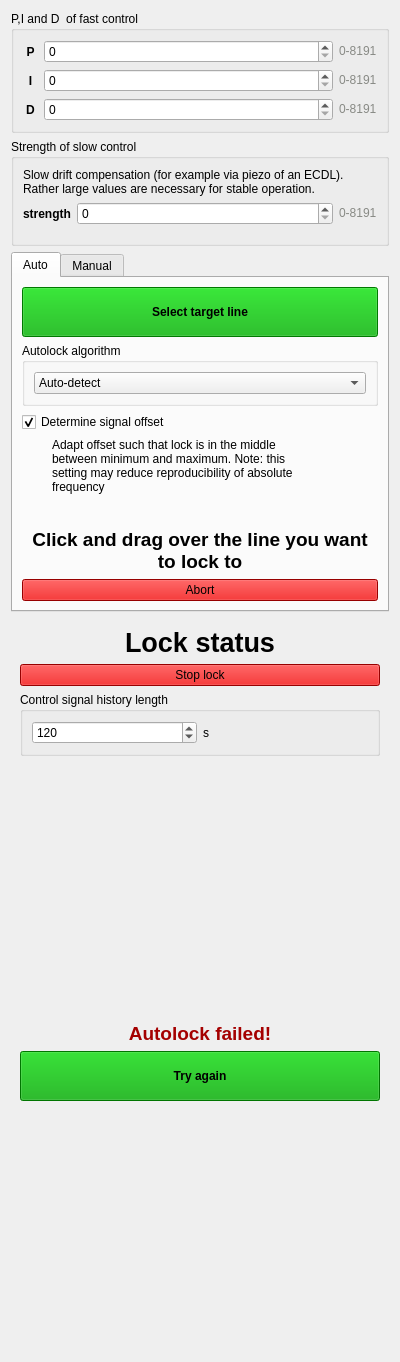
<?xml version="1.0" encoding="UTF-8"?>
<ui version="4.0">
 <class>Form</class>
 <widget class="QWidget" name="Form">
  <property name="geometry">
   <rect>
    <x>0</x>
    <y>0</y>
    <width>400</width>
    <height>1362</height>
   </rect>
  </property>
  <property name="sizePolicy">
   <sizepolicy hsizetype="Preferred" vsizetype="Preferred">
    <horstretch>0</horstretch>
    <verstretch>0</verstretch>
   </sizepolicy>
  </property>
  <property name="minimumSize">
   <size>
    <width>350</width>
    <height>0</height>
   </size>
  </property>
  <property name="windowTitle">
   <string>Form</string>
  </property>
  <layout class="QVBoxLayout" name="verticalLayout">
   <item>
    <widget class="QGroupBox" name="groupBox_5">
     <property name="sizePolicy">
      <sizepolicy hsizetype="Preferred" vsizetype="Fixed">
       <horstretch>0</horstretch>
       <verstretch>0</verstretch>
      </sizepolicy>
     </property>
     <property name="title">
      <string>P,I and D  of fast control</string>
     </property>
     <layout class="QVBoxLayout" name="verticalLayout_6">
      <item>
       <widget class="QWidget" name="widget_2" native="true">
        <layout class="QHBoxLayout" name="horizontalLayout_2">
         <property name="leftMargin">
          <number>0</number>
         </property>
         <property name="topMargin">
          <number>0</number>
         </property>
         <property name="rightMargin">
          <number>0</number>
         </property>
         <property name="bottomMargin">
          <number>0</number>
         </property>
         <item>
          <widget class="QLabel" name="label_5">
           <property name="enabled">
            <bool>true</bool>
           </property>
           <property name="sizePolicy">
            <sizepolicy hsizetype="Fixed" vsizetype="Preferred">
             <horstretch>0</horstretch>
             <verstretch>0</verstretch>
            </sizepolicy>
           </property>
           <property name="minimumSize">
            <size>
             <width>15</width>
             <height>0</height>
            </size>
           </property>
           <property name="font">
            <font>
             <weight>75</weight>
             <bold>true</bold>
            </font>
           </property>
           <property name="text">
            <string>P</string>
           </property>
           <property name="alignment">
            <set>Qt::AlignCenter</set>
           </property>
          </widget>
         </item>
         <item>
          <widget class="CustomSpinBox" name="kpSpinBox">
           <property name="keyboardTracking">
            <bool>false</bool>
           </property>
           <property name="minimum">
            <number>0</number>
           </property>
           <property name="maximum">
            <number>8191</number>
           </property>
           <property name="singleStep">
            <number>1</number>
           </property>
          </widget>
         </item>
         <item>
          <widget class="QLabel" name="label_7">
           <property name="sizePolicy">
            <sizepolicy hsizetype="Fixed" vsizetype="Preferred">
             <horstretch>0</horstretch>
             <verstretch>0</verstretch>
            </sizepolicy>
           </property>
           <property name="text">
            <string>&lt;html&gt;&lt;head/&gt;&lt;body&gt;&lt;p&gt;&lt;span style=&quot; color:#888a85;&quot;&gt;0-8191&lt;/span&gt;&lt;/p&gt;&lt;/body&gt;&lt;/html&gt;</string>
           </property>
           <property name="textFormat">
            <enum>Qt::RichText</enum>
           </property>
          </widget>
         </item>
        </layout>
       </widget>
      </item>
      <item>
       <widget class="QWidget" name="widget_3" native="true">
        <layout class="QHBoxLayout" name="horizontalLayout_3">
         <property name="leftMargin">
          <number>0</number>
         </property>
         <property name="topMargin">
          <number>0</number>
         </property>
         <property name="rightMargin">
          <number>0</number>
         </property>
         <property name="bottomMargin">
          <number>0</number>
         </property>
         <item>
          <widget class="QLabel" name="label_10">
           <property name="sizePolicy">
            <sizepolicy hsizetype="Fixed" vsizetype="Preferred">
             <horstretch>0</horstretch>
             <verstretch>0</verstretch>
            </sizepolicy>
           </property>
           <property name="minimumSize">
            <size>
             <width>15</width>
             <height>0</height>
            </size>
           </property>
           <property name="font">
            <font>
             <weight>75</weight>
             <bold>true</bold>
            </font>
           </property>
           <property name="text">
            <string>I</string>
           </property>
           <property name="alignment">
            <set>Qt::AlignCenter</set>
           </property>
          </widget>
         </item>
         <item>
          <widget class="CustomSpinBox" name="kiSpinBox">
           <property name="keyboardTracking">
            <bool>false</bool>
           </property>
           <property name="minimum">
            <number>0</number>
           </property>
           <property name="maximum">
            <number>8191</number>
           </property>
           <property name="singleStep">
            <number>1</number>
           </property>
          </widget>
         </item>
         <item>
          <widget class="QLabel" name="label_11">
           <property name="sizePolicy">
            <sizepolicy hsizetype="Fixed" vsizetype="Preferred">
             <horstretch>0</horstretch>
             <verstretch>0</verstretch>
            </sizepolicy>
           </property>
           <property name="text">
            <string>&lt;html&gt;&lt;head/&gt;&lt;body&gt;&lt;p&gt;&lt;span style=&quot; color:#888a85;&quot;&gt;0-8191&lt;/span&gt;&lt;/p&gt;&lt;/body&gt;&lt;/html&gt;</string>
           </property>
           <property name="textFormat">
            <enum>Qt::RichText</enum>
           </property>
          </widget>
         </item>
        </layout>
       </widget>
      </item>
      <item>
       <widget class="QWidget" name="widget_4" native="true">
        <layout class="QHBoxLayout" name="horizontalLayout_4">
         <property name="spacing">
          <number>6</number>
         </property>
         <property name="leftMargin">
          <number>0</number>
         </property>
         <property name="topMargin">
          <number>0</number>
         </property>
         <property name="rightMargin">
          <number>0</number>
         </property>
         <property name="bottomMargin">
          <number>0</number>
         </property>
         <item>
          <widget class="QLabel" name="label_12">
           <property name="sizePolicy">
            <sizepolicy hsizetype="Fixed" vsizetype="Preferred">
             <horstretch>0</horstretch>
             <verstretch>0</verstretch>
            </sizepolicy>
           </property>
           <property name="minimumSize">
            <size>
             <width>15</width>
             <height>0</height>
            </size>
           </property>
           <property name="font">
            <font>
             <weight>75</weight>
             <bold>true</bold>
            </font>
           </property>
           <property name="text">
            <string>D</string>
           </property>
           <property name="alignment">
            <set>Qt::AlignCenter</set>
           </property>
          </widget>
         </item>
         <item>
          <widget class="CustomSpinBox" name="kdSpinBox">
           <property name="sizePolicy">
            <sizepolicy hsizetype="Preferred" vsizetype="Fixed">
             <horstretch>0</horstretch>
             <verstretch>0</verstretch>
            </sizepolicy>
           </property>
           <property name="keyboardTracking">
            <bool>false</bool>
           </property>
           <property name="minimum">
            <number>0</number>
           </property>
           <property name="maximum">
            <number>8191</number>
           </property>
           <property name="singleStep">
            <number>1</number>
           </property>
          </widget>
         </item>
         <item>
          <widget class="QLabel" name="label_13">
           <property name="sizePolicy">
            <sizepolicy hsizetype="Fixed" vsizetype="Preferred">
             <horstretch>0</horstretch>
             <verstretch>0</verstretch>
            </sizepolicy>
           </property>
           <property name="text">
            <string>&lt;html&gt;&lt;head/&gt;&lt;body&gt;&lt;p&gt;&lt;span style=&quot; color:#888a85;&quot;&gt;0-8191&lt;/span&gt;&lt;/p&gt;&lt;/body&gt;&lt;/html&gt;</string>
           </property>
           <property name="textFormat">
            <enum>Qt::RichText</enum>
           </property>
          </widget>
         </item>
        </layout>
       </widget>
      </item>
     </layout>
    </widget>
   </item>
   <item>
    <widget class="QGroupBox" name="slow_pid_group">
     <property name="sizePolicy">
      <sizepolicy hsizetype="Preferred" vsizetype="Fixed">
       <horstretch>0</horstretch>
       <verstretch>0</verstretch>
      </sizepolicy>
     </property>
     <property name="title">
      <string>Strength of slow control</string>
     </property>
     <layout class="QVBoxLayout" name="verticalLayout_4">
      <item>
       <widget class="QLabel" name="label">
        <property name="sizePolicy">
         <sizepolicy hsizetype="Preferred" vsizetype="Fixed">
          <horstretch>0</horstretch>
          <verstretch>0</verstretch>
         </sizepolicy>
        </property>
        <property name="text">
         <string>Slow drift compensation (for example via piezo of an ECDL). Rather large values are necessary for stable operation.</string>
        </property>
        <property name="wordWrap">
         <bool>true</bool>
        </property>
        <property name="indent">
         <number>0</number>
        </property>
       </widget>
      </item>
      <item>
       <widget class="QWidget" name="widget" native="true">
        <layout class="QHBoxLayout" name="horizontalLayout">
         <property name="leftMargin">
          <number>0</number>
         </property>
         <property name="topMargin">
          <number>0</number>
         </property>
         <property name="rightMargin">
          <number>0</number>
         </property>
         <item>
          <widget class="QLabel" name="label_3">
           <property name="sizePolicy">
            <sizepolicy hsizetype="Fixed" vsizetype="Preferred">
             <horstretch>0</horstretch>
             <verstretch>0</verstretch>
            </sizepolicy>
           </property>
           <property name="font">
            <font>
             <weight>75</weight>
             <bold>true</bold>
            </font>
           </property>
           <property name="text">
            <string>strength</string>
           </property>
          </widget>
         </item>
         <item>
          <widget class="CustomSpinBox" name="pid_on_slow_strength">
           <property name="minimum">
            <number>0</number>
           </property>
           <property name="maximum">
            <number>8191</number>
           </property>
          </widget>
         </item>
         <item>
          <widget class="QLabel" name="label_14">
           <property name="sizePolicy">
            <sizepolicy hsizetype="Fixed" vsizetype="Preferred">
             <horstretch>0</horstretch>
             <verstretch>0</verstretch>
            </sizepolicy>
           </property>
           <property name="text">
            <string>&lt;html&gt;&lt;head/&gt;&lt;body&gt;&lt;p&gt;&lt;span style=&quot; color:#888a85;&quot;&gt;0-8191&lt;/span&gt;&lt;/p&gt;&lt;/body&gt;&lt;/html&gt;</string>
           </property>
           <property name="textFormat">
            <enum>Qt::RichText</enum>
           </property>
          </widget>
         </item>
        </layout>
       </widget>
      </item>
     </layout>
    </widget>
   </item>
   <item>
    <widget class="QTabWidget" name="lock_control_container">
     <property name="sizePolicy">
      <sizepolicy hsizetype="Minimum" vsizetype="Preferred">
       <horstretch>0</horstretch>
       <verstretch>0</verstretch>
      </sizepolicy>
     </property>
     <property name="currentIndex">
      <number>0</number>
     </property>
     <widget class="QWidget" name="auto_mode">
      <attribute name="title">
       <string>Auto</string>
      </attribute>
      <layout class="QVBoxLayout" name="verticalLayout_10">
       <item>
        <widget class="QWidget" name="auto_mode_not_activated" native="true">
         <layout class="QVBoxLayout" name="verticalLayout_5">
          <property name="leftMargin">
           <number>0</number>
          </property>
          <property name="topMargin">
           <number>0</number>
          </property>
          <property name="rightMargin">
           <number>0</number>
          </property>
          <property name="bottomMargin">
           <number>0</number>
          </property>
          <item>
           <widget class="QPushButton" name="selectLineToLock">
            <property name="minimumSize">
             <size>
              <width>0</width>
              <height>50</height>
             </size>
            </property>
            <property name="font">
             <font>
              <weight>75</weight>
              <bold>true</bold>
             </font>
            </property>
            <property name="styleSheet">
             <string notr="true">background: #00aa00</string>
            </property>
            <property name="text">
             <string>Select target line</string>
            </property>
           </widget>
          </item>
          <item>
           <widget class="QGroupBox" name="groupBox">
            <property name="title">
             <string>Autolock algorithm</string>
            </property>
            <layout class="QVBoxLayout" name="verticalLayout_8">
             <item>
              <widget class="QComboBox" name="autolock_mode_preference">
               <item>
                <property name="text">
                 <string>Auto-detect</string>
                </property>
               </item>
               <item>
                <property name="text">
                 <string>Robust mode</string>
                </property>
               </item>
               <item>
                <property name="text">
                 <string>Simple mode</string>
                </property>
               </item>
              </widget>
             </item>
            </layout>
           </widget>
          </item>
          <item>
           <widget class="QCheckBox" name="autoOffsetCheckbox">
            <property name="text">
             <string>Determine signal offset</string>
            </property>
            <property name="checked">
             <bool>true</bool>
            </property>
           </widget>
          </item>
          <item>
           <widget class="QLabel" name="label_9">
            <property name="sizePolicy">
             <sizepolicy hsizetype="Preferred" vsizetype="Fixed">
              <horstretch>0</horstretch>
              <verstretch>0</verstretch>
             </sizepolicy>
            </property>
            <property name="maximumSize">
             <size>
              <width>300</width>
              <height>16777215</height>
             </size>
            </property>
            <property name="text">
             <string>Adapt offset such that lock is in the middle between minimum and maximum. Note: this setting may reduce reproducibility of absolute frequency</string>
            </property>
            <property name="textFormat">
             <enum>Qt::PlainText</enum>
            </property>
            <property name="scaledContents">
             <bool>false</bool>
            </property>
            <property name="wordWrap">
             <bool>true</bool>
            </property>
            <property name="indent">
             <number>30</number>
            </property>
           </widget>
          </item>
          <item>
           <spacer name="verticalSpacer_6">
            <property name="orientation">
             <enum>Qt::Vertical</enum>
            </property>
            <property name="sizeHint" stdset="0">
             <size>
              <width>20</width>
              <height>40</height>
             </size>
            </property>
           </spacer>
          </item>
         </layout>
        </widget>
       </item>
       <item>
        <widget class="QWidget" name="auto_mode_activated" native="true">
         <layout class="QVBoxLayout" name="verticalLayout_7">
          <property name="leftMargin">
           <number>0</number>
          </property>
          <property name="topMargin">
           <number>0</number>
          </property>
          <property name="rightMargin">
           <number>0</number>
          </property>
          <property name="bottomMargin">
           <number>0</number>
          </property>
          <item>
           <widget class="QLabel" name="label_2">
            <property name="text">
             <string>&lt;html&gt;&lt;head/&gt;&lt;body&gt;&lt;p align=&quot;center&quot;&gt;&lt;span style=&quot; font-size:14pt; font-weight:600;&quot;&gt;Click and drag over the line you want to lock to&lt;/span&gt;&lt;/p&gt;&lt;/body&gt;&lt;/html&gt;</string>
            </property>
            <property name="scaledContents">
             <bool>false</bool>
            </property>
            <property name="alignment">
             <set>Qt::AlignCenter</set>
            </property>
            <property name="wordWrap">
             <bool>true</bool>
            </property>
           </widget>
          </item>
          <item>
           <widget class="QPushButton" name="abortLineSelection">
            <property name="styleSheet">
             <string notr="true">background-color: #d40000;</string>
            </property>
            <property name="text">
             <string>Abort</string>
            </property>
           </widget>
          </item>
         </layout>
        </widget>
       </item>
      </layout>
     </widget>
     <widget class="QWidget" name="manual_mode">
      <attribute name="title">
       <string>Manual</string>
      </attribute>
      <layout class="QVBoxLayout" name="verticalLayout_12">
       <item>
        <spacer name="verticalSpacer_2">
         <property name="orientation">
          <enum>Qt::Vertical</enum>
         </property>
         <property name="sizeHint" stdset="0">
          <size>
           <width>20</width>
           <height>0</height>
          </size>
         </property>
        </spacer>
       </item>
       <item>
        <widget class="QLabel" name="label_6">
         <property name="sizePolicy">
          <sizepolicy hsizetype="Preferred" vsizetype="Fixed">
           <horstretch>0</horstretch>
           <verstretch>0</verstretch>
          </sizepolicy>
         </property>
         <property name="text">
          <string>&lt;html&gt;&lt;head/&gt;&lt;body&gt;&lt;p align=&quot;center&quot;&gt;&lt;span style=&quot; font-size:14pt; font-weight:600;&quot;&gt;Center the line and zoom in before pressing the button.&lt;/span&gt;&lt;/p&gt;&lt;/body&gt;&lt;/html&gt;</string>
         </property>
         <property name="scaledContents">
          <bool>false</bool>
         </property>
         <property name="alignment">
          <set>Qt::AlignCenter</set>
         </property>
         <property name="wordWrap">
          <bool>true</bool>
         </property>
        </widget>
       </item>
       <item>
        <spacer name="verticalSpacer">
         <property name="orientation">
          <enum>Qt::Vertical</enum>
         </property>
         <property name="sizeHint" stdset="0">
          <size>
           <width>20</width>
           <height>0</height>
          </size>
         </property>
        </spacer>
       </item>
       <item>
        <widget class="QRadioButton" name="button_slope_rising">
         <property name="text">
          <string>Rising slope</string>
         </property>
        </widget>
       </item>
       <item>
        <widget class="QRadioButton" name="button_slope_falling">
         <property name="text">
          <string>Falling slope</string>
         </property>
        </widget>
       </item>
       <item>
        <spacer name="verticalSpacer_3">
         <property name="orientation">
          <enum>Qt::Vertical</enum>
         </property>
         <property name="sizeHint" stdset="0">
          <size>
           <width>20</width>
           <height>0</height>
          </size>
         </property>
        </spacer>
       </item>
       <item>
        <widget class="QPushButton" name="manualLockButton">
         <property name="minimumSize">
          <size>
           <width>0</width>
           <height>50</height>
          </size>
         </property>
         <property name="font">
          <font>
           <weight>75</weight>
           <bold>true</bold>
          </font>
         </property>
         <property name="styleSheet">
          <string notr="true">background: #00aa00</string>
         </property>
         <property name="text">
          <string>Lock!</string>
         </property>
        </widget>
       </item>
      </layout>
     </widget>
    </widget>
   </item>
   <item>
    <widget class="LockStatusPanel" name="lock_status_container" native="true">
     <layout class="QVBoxLayout" name="verticalLayout_2">
      <item>
       <widget class="QLabel" name="lock_status">
        <property name="sizePolicy">
         <sizepolicy hsizetype="Preferred" vsizetype="Fixed">
          <horstretch>0</horstretch>
          <verstretch>0</verstretch>
         </sizepolicy>
        </property>
        <property name="font">
         <font>
          <pointsize>20</pointsize>
          <weight>75</weight>
          <bold>true</bold>
         </font>
        </property>
        <property name="text">
         <string>Lock status</string>
        </property>
        <property name="alignment">
         <set>Qt::AlignCenter</set>
        </property>
        <property name="wordWrap">
         <bool>true</bool>
        </property>
       </widget>
      </item>
      <item>
       <widget class="QPushButton" name="stopLockPushButton">
        <property name="palette">
         <palette>
          <active>
           <colorrole role="WindowText">
            <brush brushstyle="SolidPattern">
             <color alpha="255">
              <red>0</red>
              <green>0</green>
              <blue>0</blue>
             </color>
            </brush>
           </colorrole>
           <colorrole role="Button">
            <brush brushstyle="SolidPattern">
             <color alpha="255">
              <red>212</red>
              <green>0</green>
              <blue>0</blue>
             </color>
            </brush>
           </colorrole>
           <colorrole role="Light">
            <brush brushstyle="SolidPattern">
             <color alpha="255">
              <red>255</red>
              <green>255</green>
              <blue>255</blue>
             </color>
            </brush>
           </colorrole>
           <colorrole role="Midlight">
            <brush brushstyle="SolidPattern">
             <color alpha="255">
              <red>246</red>
              <green>245</green>
              <blue>244</blue>
             </color>
            </brush>
           </colorrole>
           <colorrole role="Dark">
            <brush brushstyle="SolidPattern">
             <color alpha="255">
              <red>118</red>
              <green>117</green>
              <blue>116</blue>
             </color>
            </brush>
           </colorrole>
           <colorrole role="Mid">
            <brush brushstyle="SolidPattern">
             <color alpha="255">
              <red>158</red>
              <green>157</green>
              <blue>155</blue>
             </color>
            </brush>
           </colorrole>
           <colorrole role="Text">
            <brush brushstyle="SolidPattern">
             <color alpha="255">
              <red>0</red>
              <green>0</green>
              <blue>0</blue>
             </color>
            </brush>
           </colorrole>
           <colorrole role="BrightText">
            <brush brushstyle="SolidPattern">
             <color alpha="255">
              <red>255</red>
              <green>255</green>
              <blue>255</blue>
             </color>
            </brush>
           </colorrole>
           <colorrole role="ButtonText">
            <brush brushstyle="SolidPattern">
             <color alpha="255">
              <red>0</red>
              <green>0</green>
              <blue>0</blue>
             </color>
            </brush>
           </colorrole>
           <colorrole role="Base">
            <brush brushstyle="SolidPattern">
             <color alpha="255">
              <red>212</red>
              <green>0</green>
              <blue>0</blue>
             </color>
            </brush>
           </colorrole>
           <colorrole role="Window">
            <brush brushstyle="SolidPattern">
             <color alpha="255">
              <red>212</red>
              <green>0</green>
              <blue>0</blue>
             </color>
            </brush>
           </colorrole>
           <colorrole role="Shadow">
            <brush brushstyle="SolidPattern">
             <color alpha="255">
              <red>0</red>
              <green>0</green>
              <blue>0</blue>
             </color>
            </brush>
           </colorrole>
           <colorrole role="AlternateBase">
            <brush brushstyle="SolidPattern">
             <color alpha="255">
              <red>246</red>
              <green>245</green>
              <blue>244</blue>
             </color>
            </brush>
           </colorrole>
           <colorrole role="ToolTipBase">
            <brush brushstyle="SolidPattern">
             <color alpha="255">
              <red>255</red>
              <green>255</green>
              <blue>220</blue>
             </color>
            </brush>
           </colorrole>
           <colorrole role="ToolTipText">
            <brush brushstyle="SolidPattern">
             <color alpha="255">
              <red>0</red>
              <green>0</green>
              <blue>0</blue>
             </color>
            </brush>
           </colorrole>
          </active>
          <inactive>
           <colorrole role="WindowText">
            <brush brushstyle="SolidPattern">
             <color alpha="255">
              <red>0</red>
              <green>0</green>
              <blue>0</blue>
             </color>
            </brush>
           </colorrole>
           <colorrole role="Button">
            <brush brushstyle="SolidPattern">
             <color alpha="255">
              <red>212</red>
              <green>0</green>
              <blue>0</blue>
             </color>
            </brush>
           </colorrole>
           <colorrole role="Light">
            <brush brushstyle="SolidPattern">
             <color alpha="255">
              <red>255</red>
              <green>255</green>
              <blue>255</blue>
             </color>
            </brush>
           </colorrole>
           <colorrole role="Midlight">
            <brush brushstyle="SolidPattern">
             <color alpha="255">
              <red>246</red>
              <green>245</green>
              <blue>244</blue>
             </color>
            </brush>
           </colorrole>
           <colorrole role="Dark">
            <brush brushstyle="SolidPattern">
             <color alpha="255">
              <red>118</red>
              <green>117</green>
              <blue>116</blue>
             </color>
            </brush>
           </colorrole>
           <colorrole role="Mid">
            <brush brushstyle="SolidPattern">
             <color alpha="255">
              <red>158</red>
              <green>157</green>
              <blue>155</blue>
             </color>
            </brush>
           </colorrole>
           <colorrole role="Text">
            <brush brushstyle="SolidPattern">
             <color alpha="255">
              <red>0</red>
              <green>0</green>
              <blue>0</blue>
             </color>
            </brush>
           </colorrole>
           <colorrole role="BrightText">
            <brush brushstyle="SolidPattern">
             <color alpha="255">
              <red>255</red>
              <green>255</green>
              <blue>255</blue>
             </color>
            </brush>
           </colorrole>
           <colorrole role="ButtonText">
            <brush brushstyle="SolidPattern">
             <color alpha="255">
              <red>0</red>
              <green>0</green>
              <blue>0</blue>
             </color>
            </brush>
           </colorrole>
           <colorrole role="Base">
            <brush brushstyle="SolidPattern">
             <color alpha="255">
              <red>212</red>
              <green>0</green>
              <blue>0</blue>
             </color>
            </brush>
           </colorrole>
           <colorrole role="Window">
            <brush brushstyle="SolidPattern">
             <color alpha="255">
              <red>212</red>
              <green>0</green>
              <blue>0</blue>
             </color>
            </brush>
           </colorrole>
           <colorrole role="Shadow">
            <brush brushstyle="SolidPattern">
             <color alpha="255">
              <red>0</red>
              <green>0</green>
              <blue>0</blue>
             </color>
            </brush>
           </colorrole>
           <colorrole role="AlternateBase">
            <brush brushstyle="SolidPattern">
             <color alpha="255">
              <red>246</red>
              <green>245</green>
              <blue>244</blue>
             </color>
            </brush>
           </colorrole>
           <colorrole role="ToolTipBase">
            <brush brushstyle="SolidPattern">
             <color alpha="255">
              <red>255</red>
              <green>255</green>
              <blue>220</blue>
             </color>
            </brush>
           </colorrole>
           <colorrole role="ToolTipText">
            <brush brushstyle="SolidPattern">
             <color alpha="255">
              <red>0</red>
              <green>0</green>
              <blue>0</blue>
             </color>
            </brush>
           </colorrole>
          </inactive>
          <disabled>
           <colorrole role="WindowText">
            <brush brushstyle="SolidPattern">
             <color alpha="255">
              <red>118</red>
              <green>117</green>
              <blue>116</blue>
             </color>
            </brush>
           </colorrole>
           <colorrole role="Button">
            <brush brushstyle="SolidPattern">
             <color alpha="255">
              <red>212</red>
              <green>0</green>
              <blue>0</blue>
             </color>
            </brush>
           </colorrole>
           <colorrole role="Light">
            <brush brushstyle="SolidPattern">
             <color alpha="255">
              <red>255</red>
              <green>255</green>
              <blue>255</blue>
             </color>
            </brush>
           </colorrole>
           <colorrole role="Midlight">
            <brush brushstyle="SolidPattern">
             <color alpha="255">
              <red>246</red>
              <green>245</green>
              <blue>244</blue>
             </color>
            </brush>
           </colorrole>
           <colorrole role="Dark">
            <brush brushstyle="SolidPattern">
             <color alpha="255">
              <red>118</red>
              <green>117</green>
              <blue>116</blue>
             </color>
            </brush>
           </colorrole>
           <colorrole role="Mid">
            <brush brushstyle="SolidPattern">
             <color alpha="255">
              <red>158</red>
              <green>157</green>
              <blue>155</blue>
             </color>
            </brush>
           </colorrole>
           <colorrole role="Text">
            <brush brushstyle="SolidPattern">
             <color alpha="255">
              <red>118</red>
              <green>117</green>
              <blue>116</blue>
             </color>
            </brush>
           </colorrole>
           <colorrole role="BrightText">
            <brush brushstyle="SolidPattern">
             <color alpha="255">
              <red>255</red>
              <green>255</green>
              <blue>255</blue>
             </color>
            </brush>
           </colorrole>
           <colorrole role="ButtonText">
            <brush brushstyle="SolidPattern">
             <color alpha="255">
              <red>118</red>
              <green>117</green>
              <blue>116</blue>
             </color>
            </brush>
           </colorrole>
           <colorrole role="Base">
            <brush brushstyle="SolidPattern">
             <color alpha="255">
              <red>212</red>
              <green>0</green>
              <blue>0</blue>
             </color>
            </brush>
           </colorrole>
           <colorrole role="Window">
            <brush brushstyle="SolidPattern">
             <color alpha="255">
              <red>212</red>
              <green>0</green>
              <blue>0</blue>
             </color>
            </brush>
           </colorrole>
           <colorrole role="Shadow">
            <brush brushstyle="SolidPattern">
             <color alpha="255">
              <red>0</red>
              <green>0</green>
              <blue>0</blue>
             </color>
            </brush>
           </colorrole>
           <colorrole role="AlternateBase">
            <brush brushstyle="SolidPattern">
             <color alpha="255">
              <red>237</red>
              <green>235</green>
              <blue>233</blue>
             </color>
            </brush>
           </colorrole>
           <colorrole role="ToolTipBase">
            <brush brushstyle="SolidPattern">
             <color alpha="255">
              <red>255</red>
              <green>255</green>
              <blue>220</blue>
             </color>
            </brush>
           </colorrole>
           <colorrole role="ToolTipText">
            <brush brushstyle="SolidPattern">
             <color alpha="255">
              <red>0</red>
              <green>0</green>
              <blue>0</blue>
             </color>
            </brush>
           </colorrole>
          </disabled>
         </palette>
        </property>
        <property name="styleSheet">
         <string notr="true">background-color: #d40000;</string>
        </property>
        <property name="text">
         <string>Stop lock</string>
        </property>
       </widget>
      </item>
      <item>
       <widget class="QGroupBox" name="groupBox_8">
        <property name="sizePolicy">
         <sizepolicy hsizetype="Preferred" vsizetype="Fixed">
          <horstretch>0</horstretch>
          <verstretch>0</verstretch>
         </sizepolicy>
        </property>
        <property name="title">
         <string>Control signal history length</string>
        </property>
        <layout class="QHBoxLayout" name="horizontalLayout_9">
         <item>
          <widget class="CustomSpinBox" name="controlSignalHistoryLengthSpinBox">
           <property name="minimum">
            <number>10</number>
           </property>
           <property name="maximum">
            <number>100000</number>
           </property>
           <property name="singleStep">
            <number>60</number>
           </property>
           <property name="value">
            <number>120</number>
           </property>
          </widget>
         </item>
         <item>
          <widget class="QLabel" name="label_4">
           <property name="text">
            <string>s</string>
           </property>
          </widget>
         </item>
        </layout>
       </widget>
      </item>
     </layout>
    </widget>
   </item>
   <item>
    <widget class="QWidget" name="lock_failed" native="true">
     <layout class="QVBoxLayout" name="verticalLayout_3">
      <item>
       <spacer name="verticalSpacer_5">
        <property name="orientation">
         <enum>Qt::Vertical</enum>
        </property>
        <property name="sizeHint" stdset="0">
         <size>
          <width>20</width>
          <height>40</height>
         </size>
        </property>
       </spacer>
      </item>
      <item>
       <widget class="QLabel" name="label_17">
        <property name="text">
         <string>&lt;html&gt;&lt;head/&gt;&lt;body&gt;&lt;p&gt;&lt;span style=&quot; font-size:14pt; font-weight:600; color:#a40000;&quot;&gt;Autolock failed!&lt;/span&gt;&lt;/p&gt;&lt;/body&gt;&lt;/html&gt;</string>
        </property>
        <property name="textFormat">
         <enum>Qt::RichText</enum>
        </property>
        <property name="alignment">
         <set>Qt::AlignCenter</set>
        </property>
        <property name="wordWrap">
         <bool>true</bool>
        </property>
       </widget>
      </item>
      <item>
       <widget class="QPushButton" name="reset_lock_failed_state">
        <property name="minimumSize">
         <size>
          <width>0</width>
          <height>50</height>
         </size>
        </property>
        <property name="font">
         <font>
          <weight>75</weight>
          <bold>true</bold>
         </font>
        </property>
        <property name="styleSheet">
         <string notr="true">background-color: #00a400;</string>
        </property>
        <property name="text">
         <string>Try again</string>
        </property>
       </widget>
      </item>
      <item>
       <spacer name="verticalSpacer_4">
        <property name="orientation">
         <enum>Qt::Vertical</enum>
        </property>
        <property name="sizeHint" stdset="0">
         <size>
          <width>20</width>
          <height>40</height>
         </size>
        </property>
       </spacer>
      </item>
     </layout>
    </widget>
   </item>
  </layout>
 </widget>
 <customwidgets>
  <customwidget>
   <class>LockStatusPanel</class>
   <extends>QWidget</extends>
   <header location="global">lock_status_panel.h</header>
   <container>1</container>
  </customwidget>
  <customwidget>
   <class>CustomSpinBox</class>
   <extends>QSpinBox</extends>
   <header location="global">spin_box.h</header>
  </customwidget>
 </customwidgets>
 <resources/>
 <connections/>
</ui>
